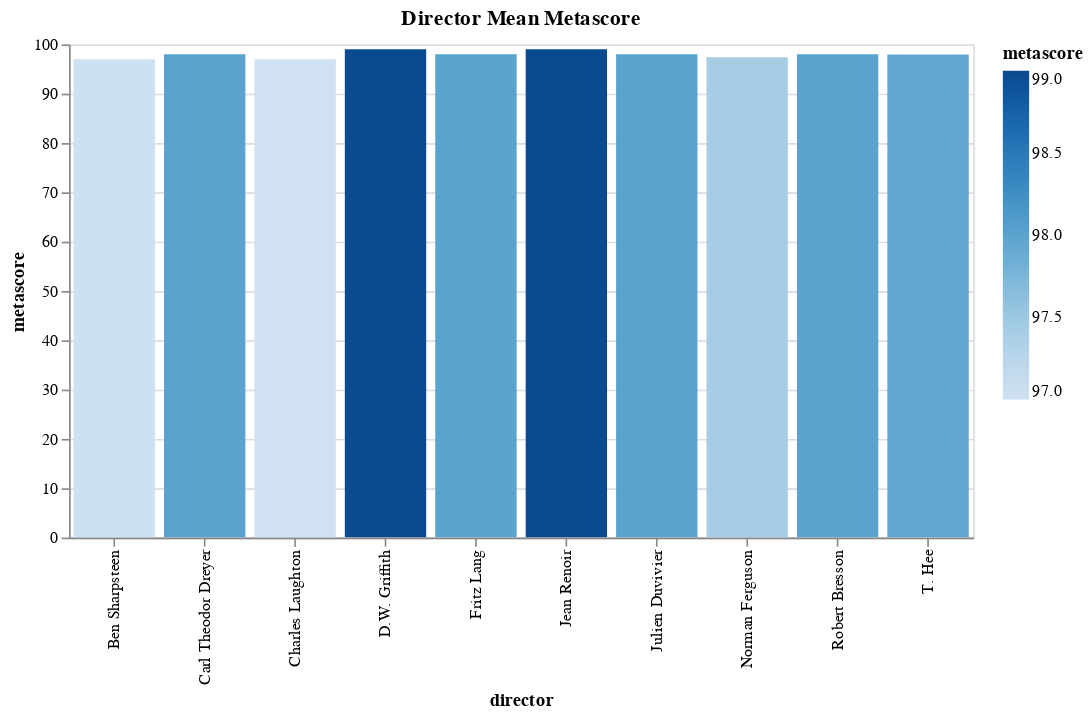

The cell this chart's notebook holds for it:
### Code cell
bar = alt.Chart(director_mean_metascore).mark_bar().encode(
    x='director',
    y='metascore',
    color=alt.Color('metascore', scale=alt.Scale(scheme='blues')),
    tooltip=['director', 'metascore', 'num_reviews']
).properties(
    width=alt.Step(55),
    height=300,
    title='Director Mean Metascore',
).interactive()

bar

### Figure 1 — Vega-Lite specification as saved in the notebook (floating-point values rounded to 4 significant figures)
{"config": {"view": {"continuousWidth": 300, "continuousHeight": 300}}, "data": {"name": "data-81e223e0d1c1e01a00281819138a41ef"}, "mark": {"type": "bar"}, "encoding": {"color": {"field": "metascore", "scale": {"scheme": "blues"}, "type": "quantitative"}, "tooltip": [{"field": "director", "type": "nominal"}, {"field": "metascore", "type": "quantitative"}, {"field": "num_reviews", "type": "quantitative"}], "x": {"field": "director", "type": "nominal"}, "y": {"field": "metascore", "type": "quantitative"}}, "height": 300, "params": [{"name": "param_1", "select": {"type": "interval", "encodings": ["x", "y"]}, "bind": "scales"}], "title": "Director Mean Metascore", "width": {"step": 55}, "$schema": "https://vega.github.io/schema/vega-lite/v5.20.1.json", "datasets": {"data-81e223e0d1c1e01a00281819138a41ef": [{"director": "Jean Renoir", "metascore": 99.0, "num_reviews": 44}, {"director": "D.W. Griffith", "metascore": 99.0, "num_reviews": 36}, {"director": "Carl Theodor Dreyer", "metascore": 98.0, "num_reviews": 72}, {"director": "Fritz Lang", "metascore": 98.0, "num_reviews": 80}, {"director": "Julien Duvivier", "metascore": 98.0, "num_reviews": 39}, {"director": "Robert Bresson", "metascore": 98.0, "num_reviews": 32}, {"director": "T. Hee", "metascore": 97.96, "num_reviews": 505}, {"director": "Norman Ferguson", "metascore": 97.41, "num_reviews": 703}, {"director": "Ben Sharpsteen", "metascore": 97.01, "num_reviews": 985}, {"director": "Charles Laughton", "metascore": 97.0, "num_reviews": 184}]}}
